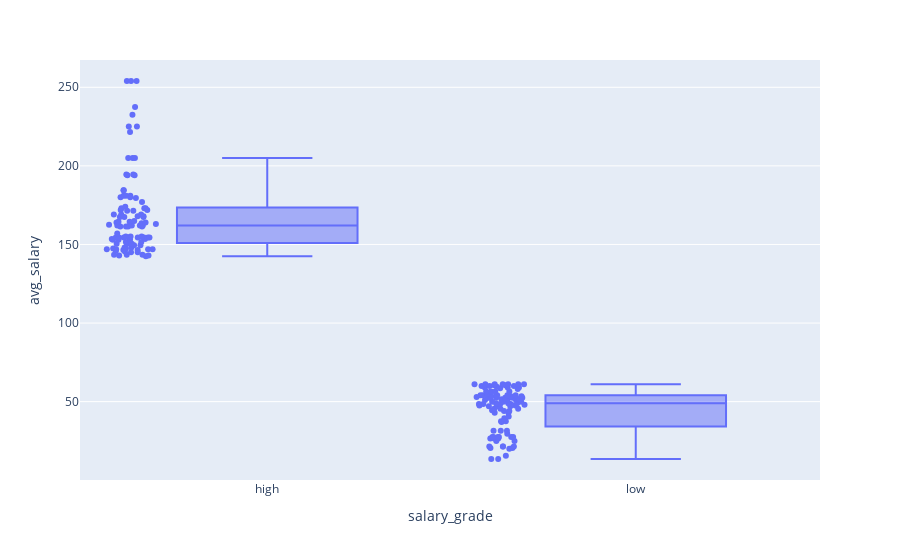

The notebook cell saved with this chart:
### Code cell
fig = px.box(high_low_salary_200, x="salary_grade", y="avg_salary", points="all")
fig.show()

### Figure 1 — Plotly figure (JSON) as saved in the notebook; plotly's stock layout.template omitted (floating-point values rounded to 4 significant figures; data arrays with more than 128 entries replaced by an {"elided": "..."} marker saying what was removed)
{"data": [{"alignmentgroup": "True", "boxpoints": "all", "hovertemplate": "salary_grade=%{x}<br>avg_salary=%{y}<extra></extra>", "legendgroup": "", "marker": {"color": "#636efa"}, "name": "", "notched": false, "offsetgroup": "", "orientation": "v", "showlegend": false, "type": "box", "x": {"elided": "200 str values"}, "x0": " ", "xaxis": "x", "y": {"elided": "200 float values"}, "y0": " ", "yaxis": "y"}], "layout": {"boxmode": "group", "legend": {"tracegroupgap": 0}, "margin": {"t": 60}, "xaxis": {"anchor": "y", "domain": [0, 1], "title": {"text": "salary_grade"}}, "yaxis": {"anchor": "x", "domain": [0, 1], "title": {"text": "avg_salary"}}}}
